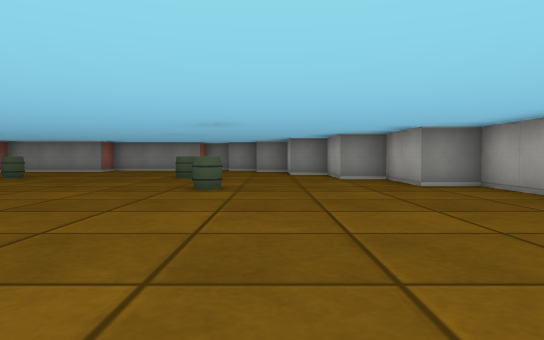
view 1 (above)

24 first-person views from a walk through a cub3D maze. The camera is about half as high as the walls, tilts 2° down and sees 70° across. The floor is counted in squares. Each view is taken from the middle of a square. On the plan, view 1 faces up. The plan holds only what a view shows up to about 9 squares ahead; the rest is blank.

view 2
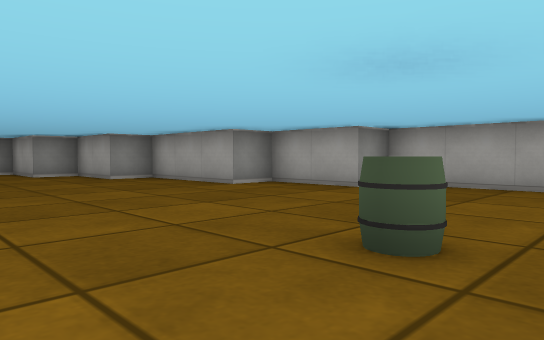

view 3
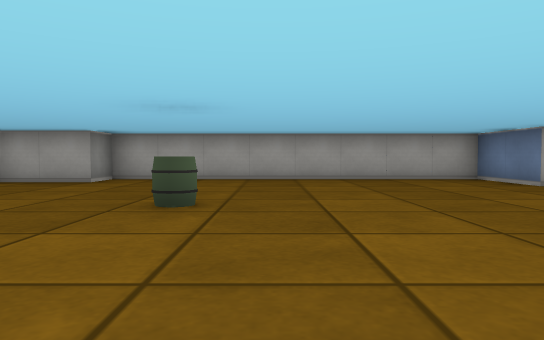

view 4
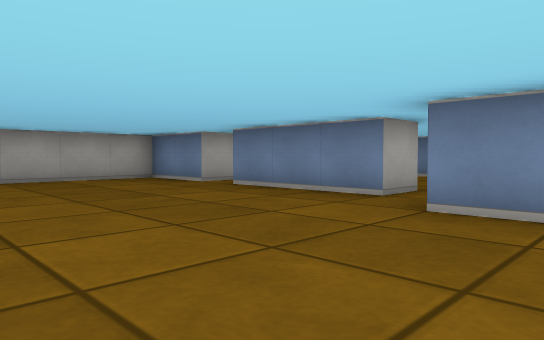

view 5
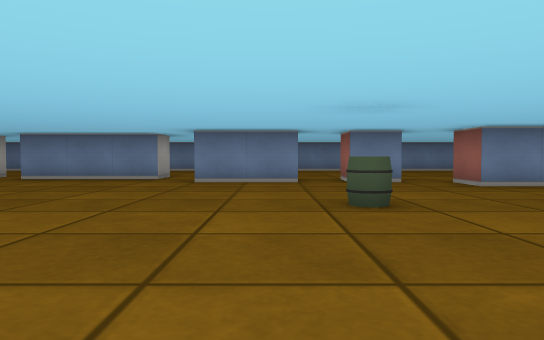

view 6
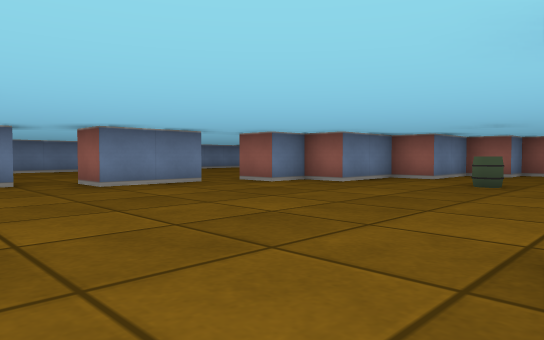

view 7
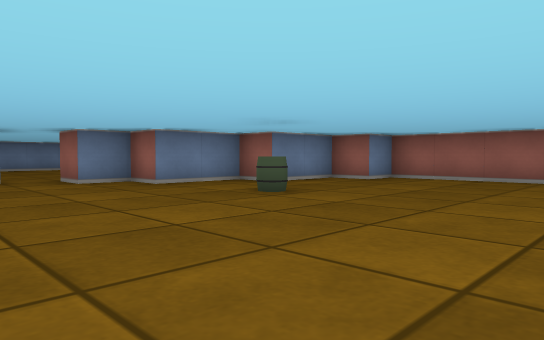

view 8
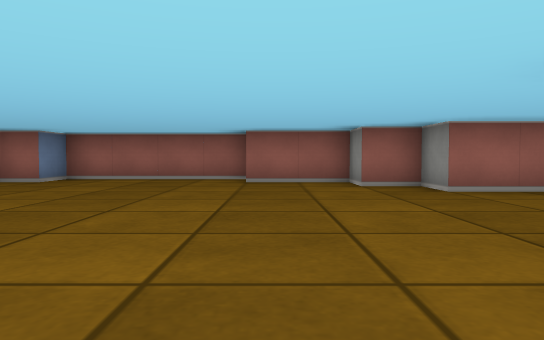

view 9
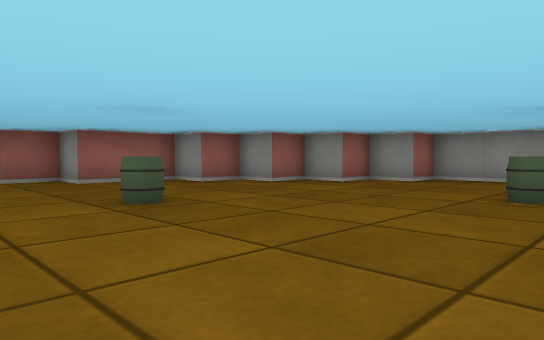

view 10
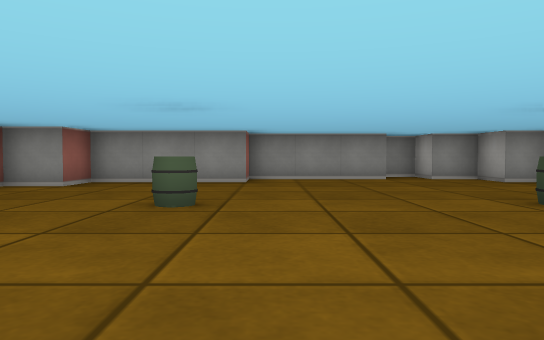

view 11
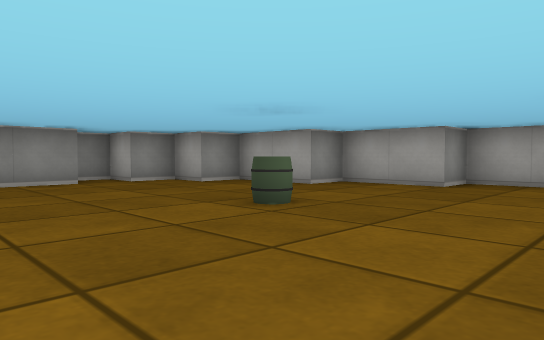

view 12
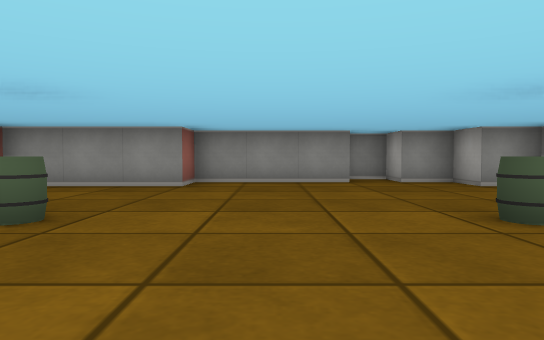

view 13
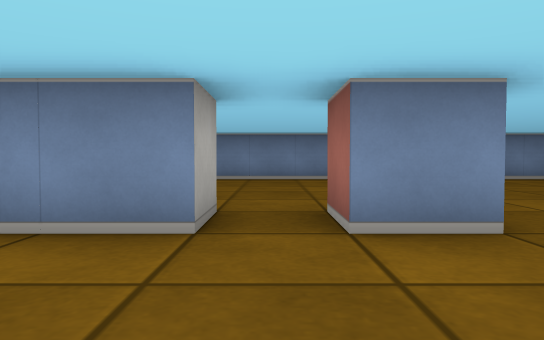

view 14
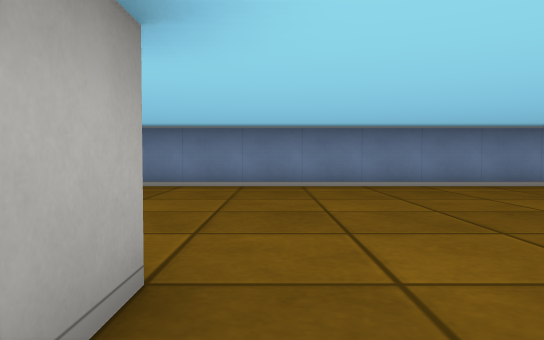

view 15
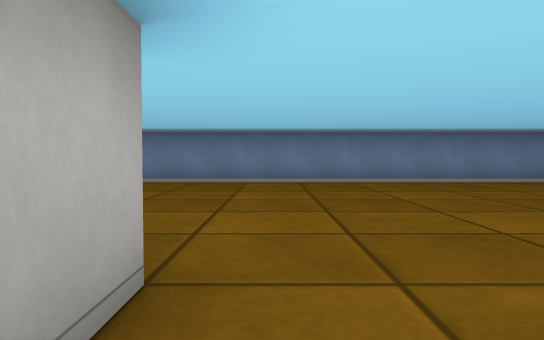

view 16
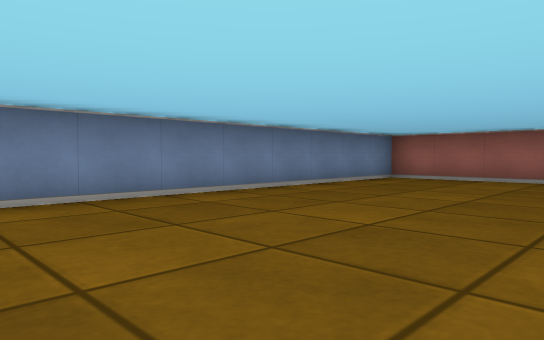

view 17
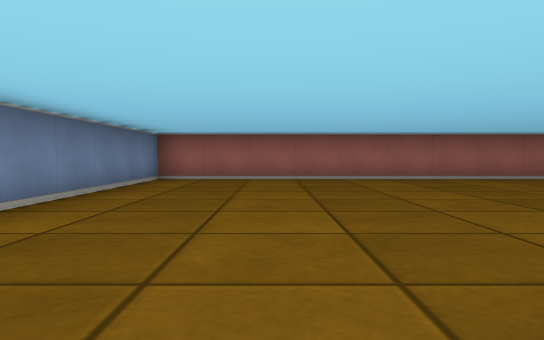

view 18
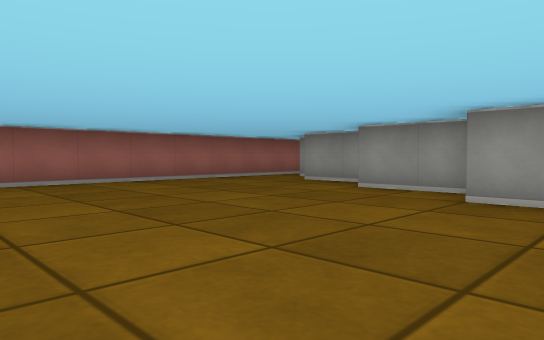

view 19
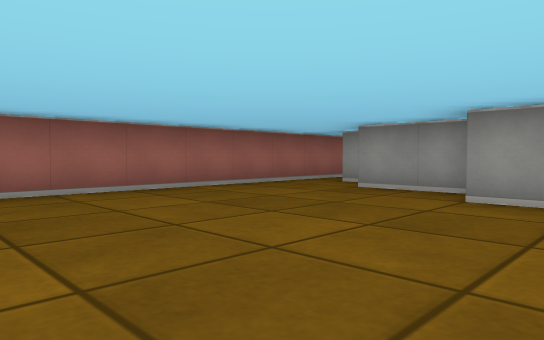

view 20
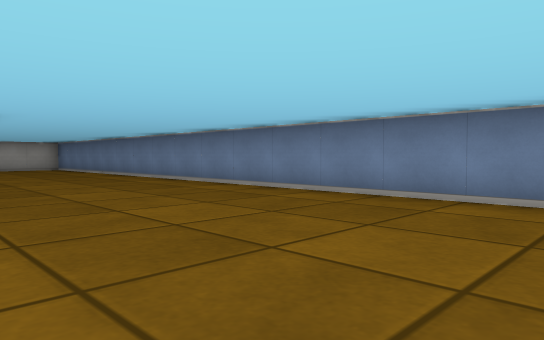

view 21
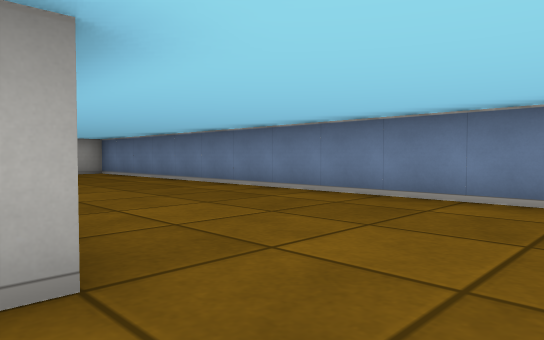

view 22
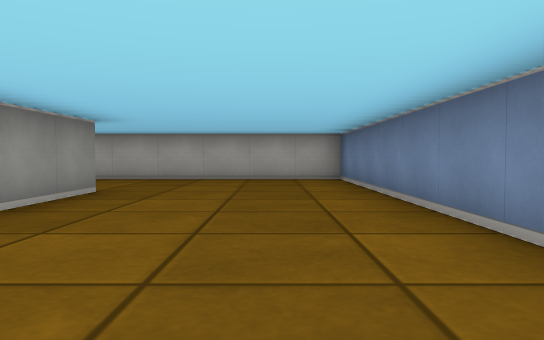

view 23
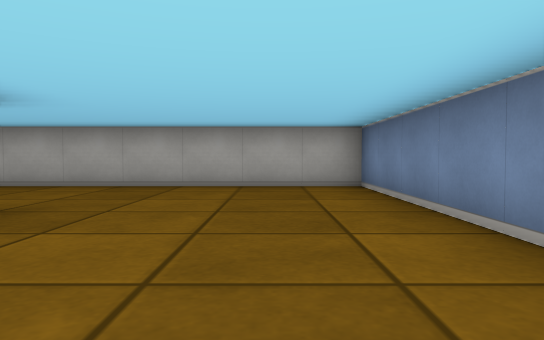

view 24
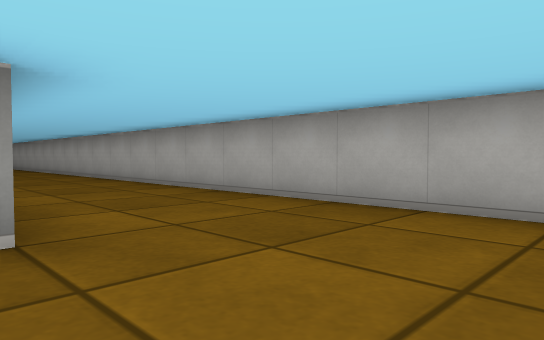

### Floor plan
Points are (right, up) in squares from view 1. A wall is a line through its corners. A room is listed if a view was taken in it or the views show most of it. See-through windows are left out.
Room 1 (views 1, 2, 3, 4, 5, 6, 7, 8, 9, 10, 11, 12, 13, 14, 15)
walls: (-8.5, -4.5) (-6.5, -4.5) (-6.5, -5.5); (-3.5, -6.5) (-3.5, -5.5) (-1.5, -5.5); (-5.5, -6.5) (-5.5, -5.5) (-4.5, -5.5) (-4.5, -6.5); (-0.5, -6.5) (2.5, -6.5); (-2.4, 13.5) (-5.5, 13.5) (-5.5, 12.5) (-8.5, 12.5) (-8.5, 11.5) (-9.5, 11.5) (-9.5, 10.5) (-10.5, 10.5) (-10.5, 9.5) (-11.5, 9.5) (-11.5, 8.5) (-12.5, 8.5) (-12.5, 6.5) (-13.5, 6.5) (-13.5, 5.5) (-14.5, 5.5) (-14.5, 3.5); (-15.5, 3.5) (-15.5, -0.5) (-14.5, -0.5) (-14.5, -1.5) (-12.5, -1.5) (-12.5, -2.5) (-10.5, -2.5) (-10.5, -3.5) (-9.5, -3.5) (-9.5, -4.5); (-1.5, 14.5) (-2.4, 14.5); (3.5, -7.4) (3.5, -6.5) (5.5, -6.5) (5.5, 1.5) (4.5, 1.5) (4.5, 3.5) (3.5, 3.5) (3.5, 6.5) (2.5, 6.5) (2.5, 8.5) (1.5, 8.5) (1.5, 10.5) (0.5, 10.5) (0.5, 12.5) (-0.5, 12.5) (-0.5, 13.5) (-1.5, 13.5)
ways out: opening at (-5, -5.4) to room 2; opening at (3, -7) to room 2
objects: barrel (-11, 0); barrel (-9, 6); barrel (-6, 9); barrel (-4, -2); barrel (-2, 9); barrel (-1, 6); barrel (1, -1)
Room 2 (views 16, 17, 18, 19, 20, 21, 22, 23, 24)
walls: (-0.5, -7.6) (-0.5, -6.5); (6.6, -7.5) (4.5, -7.5); (-8.5, -5.5) (-8.5, -4.5); (-11.8, -3.5) (-12.5, -3.5); (-12.8, -2.5) (-14.5, -2.5); (-14.8, -1.5) (-16.5, -1.5); (-18.5, 0.2) (-18.5, -11.5) (9.5, -11.5) (9.5, -0.8)
ways out: opening at (-5, -5.4) to room 1; opening at (3, -7) to room 1; opening at (-18, 0)

Where each view was taken, in squares from view 1:
view 1: 0 up, 0 right, facing up
view 2: 2 down, 1 left, facing up-right
view 3: 2 down, 3 left, facing right
view 4: 2 down, 3 left, facing down-right
view 5: 2 up, 3 left, facing down
view 6: 2 up, 4 left, facing down-left
view 7: 4 up, 7 left, facing down-left
view 8: 4 up, 7 left, facing left
view 9: 4 up, 5 left, facing up-left
view 10: 5 up, 5 left, facing up
view 11: 6 up, 5 left, facing up-right
view 12: 6 up, 4 left, facing up
view 13: 3 down, 4 left, facing down
view 14: 5 down, 6 left, facing down
view 15: 4 down, 9 left, facing down
view 16: 7 down, 10 left, facing down-left
view 17: 9 down, 10 left, facing left
view 18: 8 down, 11 left, facing up-left
view 19: 7 down, 13 left, facing up-left
view 20: 7 down, 6 left, facing down-right
view 21: 7 down, 2 left, facing down-right
view 22: 10 down, 1 right, facing right
view 23: 10 down, 3 right, facing right
view 24: 10 down, 6 right, facing up-right
